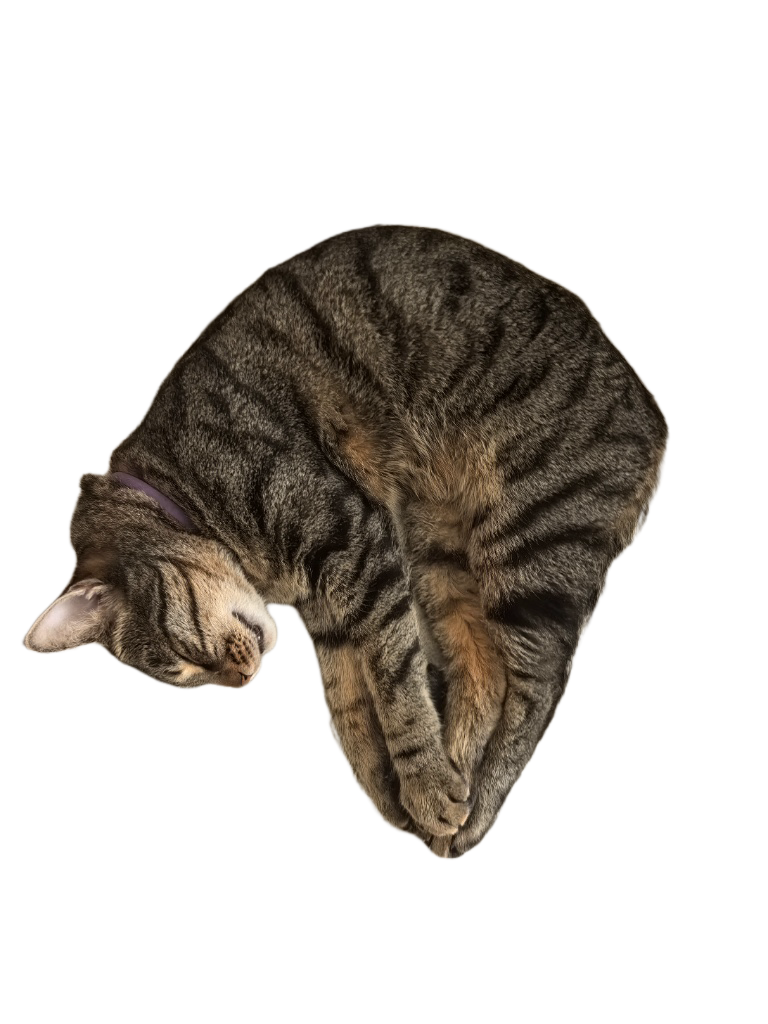
#> input picture cat-parachute/assets/cat_alpha.png, 768 x 1024 px
$ python make_video.py
#> lines starting #> are read from the running program, lines starting #| are printed output that depends on the picture
#!/usr/bin/env python3
"""Кот-парашют: взлёт с кровати в небо, появление коробки, покачивающийся спуск
и мягкая посадка обратно на кровать. Видео и звук генерируются целиком
из трёх исходных картинок (вырезанный кот с альфой, фон без кота, оригинал).

Запуск:  python3 make_video.py            -> cat_parachute.mp4 рядом со скриптом
Нужны:   Pillow, numpy, ffmpeg (libx264 + aac).
"""
import math
import os
import random
import subprocess
import wave

import numpy as np
from PIL import Image, ImageDraw, ImageFilter, ImageFont

HERE = os.path.dirname(os.path.abspath(__file__))
ASSETS = os.path.join(HERE, "assets")
OUT = os.path.join(HERE, "cat_parachute.mp4")

W, H = 768, 1024
FPS = 30
DURATION = 14.5
SR = 44100

# --- таймлайн (секунды) ----------------------------------------------------
T_ANT0 = 0.9       # кот приседает перед прыжком
T_LAUNCH = 1.3     # старт
T_APEX = 3.4       # верхняя точка
T_POP = 3.55       # появляется коробка
T_DESC0 = 3.9      # начало спуска
T_LAND = 12.4      # коробка касается кровати
T_IMPACT = T_LAND  # кот и коробка касаются кровати одновременно
APEX = 3200.0      # высота подъёма в пикселях мира

BOX_W, BOX_H = 280, 160
BOX_TOP_REST = 850     # верх коробки прямо под кончиками лап (мировая y)
BOX_CX_REST = 447      # центр коробки по x — под лапами
GROUND_Y = BOX_TOP_REST + BOX_H  # низ коробки в покое
FOLLOW_Y = 380     # камера держит центр кота на этой высоте экрана

random.seed(7)
np.random.seed(7)


# --- вспомогательные --------------------------------------------------------
def clamp(x, a=0.0, b=1.0):
    return a if x < a else b if x > b else x


def smoothstep(e0, e1, x):
    t = clamp((x - e0) / (e1 - e0))
    return t * t * (3 - 2 * t)


# [5 lines left out: function rot, not called in this run]


# --- спрайты ----------------------------------------------------------------
cat_full = Image.open(os.path.join(ASSETS, "cat_alpha.png")).convert("RGBA")
#> cat_full is the input picture: PIL image 768x1024 RGBA; mean R, G, B, A 136.1, 118.8, 99.3, 76.7
bbox = cat_full.getbbox()
#> bbox = (20, 222, 671, 861)
PAD = 4
crop_box = (bbox[0] - PAD, bbox[1] - PAD, bbox[2] + PAD, bbox[3] + PAD)
#> crop_box = (16, 218, 675, 865)
CAT = cat_full.crop(crop_box)
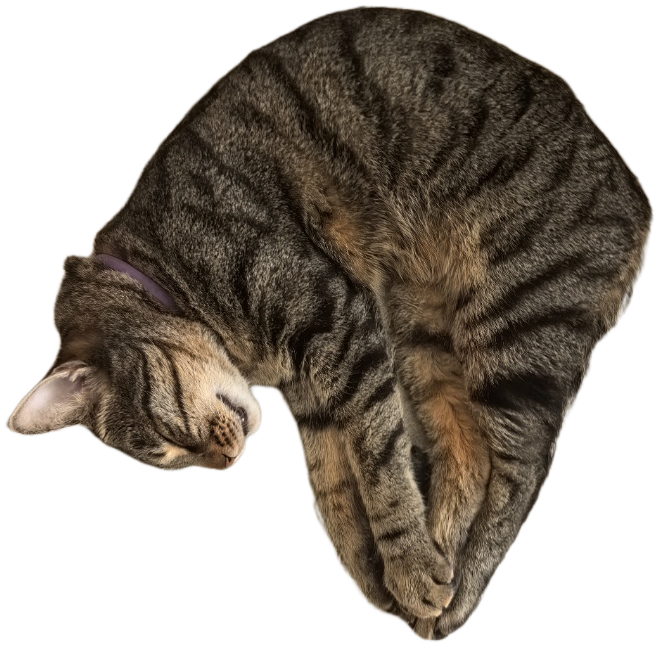
#> CAT: PIL image 659x647 RGBA; mean R, G, B, A 118, 103.2, 84.7, 141.5; transparent parts drawn white
CAT_W, CAT_H = CAT.size
#> CAT_W = 659; CAT_H = 647
CAT_REST_CX = crop_box[0] + CAT_W / 2.0
#> CAT_REST_CX = 345.5
CAT_REST_CY = crop_box[1] + CAT_H / 2.0
#> CAT_REST_CY = 541.5
CAT_BOTTOM_REST = bbox[3]
#> CAT_BOTTOM_REST = 861
# смещение центра коробки от центра кота: кот держит её лапами
BOX_OFF = (BOX_CX_REST - CAT_REST_CX, BOX_TOP_REST + BOX_H / 2.0 - CAT_REST_CY)
#> BOX_OFF = (101.5, 388.5)

bed = Image.open(os.path.join(ASSETS, "bed_empty.jpg")).convert("RGB").resize((W, H), Image.LANCZOS)
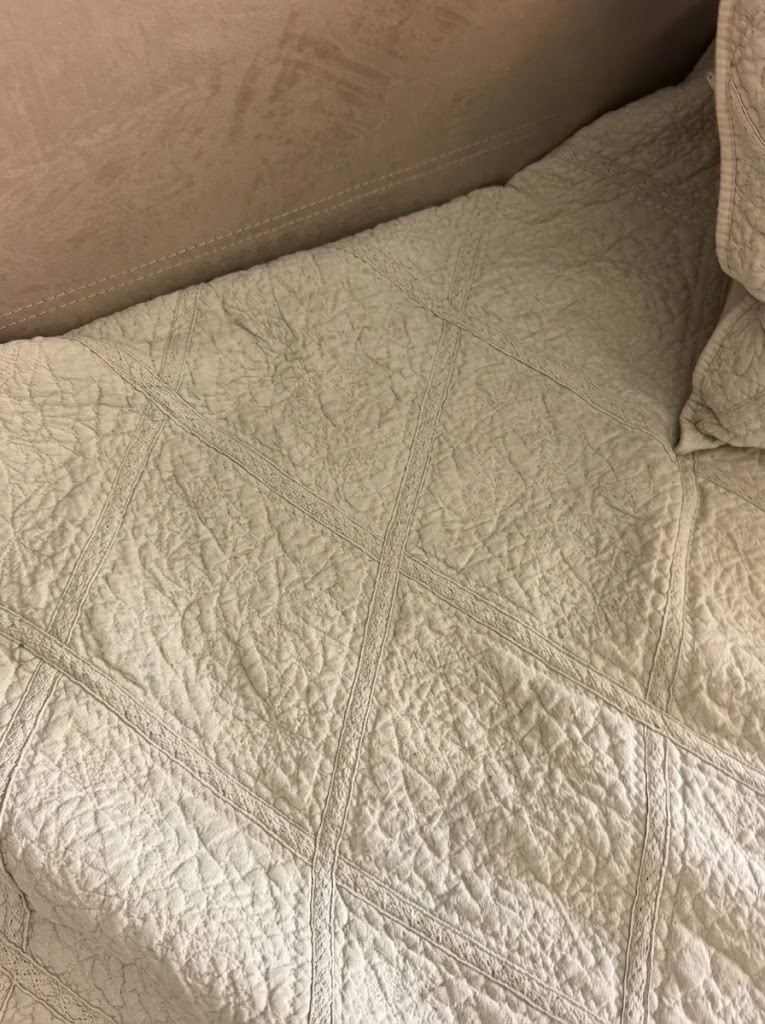
#> input picture cat-parachute/assets/bed_empty.jpg, 765 x 1024 px


def make_box():
    img = Image.new("RGBA", (BOX_W, BOX_H), (0, 0, 0, 0))
#> img: PIL image 280x160 RGBA; every value is 0
    d = ImageDraw.Draw(img)
    front = (198, 156, 98)
    dark = (160, 120, 70)
    edge = (110, 80, 45)
    d.rectangle([0, 0, BOX_W - 1, BOX_H - 1], fill=front, outline=edge, width=3)
    # верхние створки
    d.polygon([(2, 2), (BOX_W - 3, 2), (BOX_W - 30, 28), (30, 28)], fill=dark, outline=edge)
    d.line([(BOX_W // 2, 2), (BOX_W // 2, 28)], fill=edge, width=2)
    # скотч
    d.rectangle([BOX_W // 2 - 13, 2, BOX_W // 2 + 13, BOX_H - 3], fill=(226, 204, 160))
    # стрелки "верх" и надпись
    for x in (46, BOX_W - 46):
        d.polygon([(x, 54), (x - 15, 76), (x + 15, 76)], fill=edge)
        d.rectangle([x - 6, 76, x + 6, 102], fill=edge)
    try:
        font = ImageFont.load_default(size=34)
    except TypeError:
        font = ImageFont.load_default()
    d.text((BOX_W // 2, int(BOX_H * 0.72)), "КОТ", fill=edge, font=font, anchor="mm")
    return img


BOX = make_box()


def make_cloud(wd, ht, seed, alpha=235):
    rnd = random.Random(seed)
    img = Image.new("RGBA", (wd, ht), (0, 0, 0, 0))
    d = ImageDraw.Draw(img)
    n = rnd.randint(5, 9)
    for _ in range(n):
        ew = rnd.randint(int(wd * 0.3), int(wd * 0.6))
        eh = rnd.randint(int(ht * 0.35), int(ht * 0.7))
        x = rnd.randint(0, wd - ew)
        y = rnd.randint(int(ht * 0.15), ht - eh)
        d.ellipse([x, y, x + ew, y + eh], fill=(255, 255, 255, alpha))
    # плоское основание
    d.rectangle([int(wd * 0.1), int(ht * 0.6), int(wd * 0.9), int(ht * 0.8)], fill=(255, 255, 255, alpha))
    return img.filter(ImageFilter.GaussianBlur(5))


def make_sky_strip():
    """Фон мира: небо сверху (SKY_H px), кровать снизу (H px). Мировая y = строка - SKY_H."""
    sky_h = int(APEX + 700)
    strip = Image.new("RGBA", (W, sky_h + H))
#> strip: PIL image 768x4924 RGBA; every value is 0
    top = np.array([58, 118, 212], dtype=float)
    horizon = np.array([178, 212, 242], dtype=float)
    rows = np.linspace(0, 1, sky_h)[:, None] ** 0.8
    grad = (top * (1 - rows) + horizon * rows).astype(np.uint8)
    grad = np.repeat(grad[:, None, :], W, axis=1)
    strip.paste(Image.fromarray(grad, "RGB").convert("RGBA"), (0, 0))
    strip.paste(bed.convert("RGBA"), (0, sky_h))
    # солнце
    sun = Image.new("RGBA", (W, sky_h), (0, 0, 0, 0))
#> sun: PIL image 768x3900 RGBA; every value is 0
    sd = ImageDraw.Draw(sun)
    sd.ellipse([540, 380, 740, 580], fill=(255, 245, 200, 140))
    sun = sun.filter(ImageFilter.GaussianBlur(60))
    sd = ImageDraw.Draw(sun)
    sd.ellipse([590, 430, 690, 530], fill=(255, 250, 225, 255))
    sun = sun.filter(ImageFilter.GaussianBlur(3))
    strip.alpha_composite(sun, (0, 0))
    # облака
    for i in range(30):
        wd = random.randint(220, 520)
        ht = random.randint(90, 200)
        cl = make_cloud(wd, ht, 100 + i, alpha=random.randint(190, 240))
        x = random.randint(-120, W - wd + 120)
        y = random.randint(250, sky_h - 150)
        strip.alpha_composite(cl, (x, y))
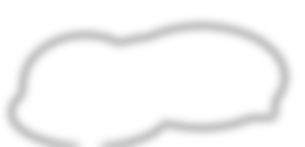
#> cl: PIL image 305x147 RGBA; mean R, G, B, A 142, 142, 142, 119.7; transparent parts drawn white
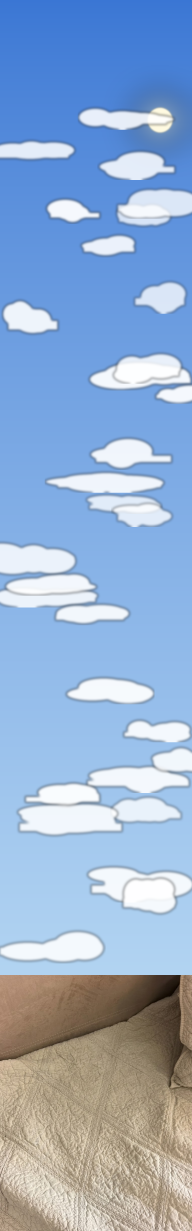
#> strip: PIL image 768x4924 RGBA (shown at 1/4 size); mean R, G, B, A 147.9, 173.4, 206.5, 255
    return strip.convert("RGB"), sky_h


STRIP, SKY_H = make_sky_strip()
#> SKY_H = 3900

NEAR_CLOUDS = []
for i in range(8):
    wd = random.randint(320, 560)
    ht = random.randint(120, 220)
    spr = make_cloud(wd, ht, 500 + i, alpha=245)
    wx = random.randint(-200, W - wd + 200)
    wy = random.randint(int(-1.35 * (APEX + 200) - 400), -300)
    NEAR_CLOUDS.append((spr, wx, wy))
#> this loop made 8 passes
#> pass 2, `spr = make_cloud(wd, ht, 500 + i, alpha=245)`:
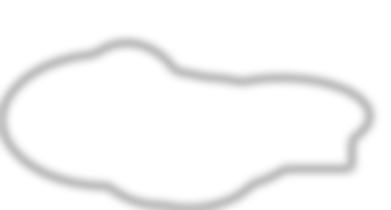
#> spr: PIL image 391x210 RGBA; mean R, G, B, A 125.4, 125.4, 125.4, 120.5; transparent parts drawn white
#> after the loop, NEAR_CLOUDS = 8 items
NEAR_PARALLAX = 1.35

# мягкий переход "спинка дивана -> небо", когда камера уходит вверх
FADE_H = 380
HORIZON_FADE = Image.new("RGBA", (W, FADE_H), (178, 212, 242, 0))
_u = np.linspace(0, 1, FADE_H)
_a = np.repeat((255 * (1 - _u * _u * (3 - 2 * _u))).astype(np.uint8)[:, None], W, axis=1)
HORIZON_FADE.putalpha(Image.fromarray(_a))
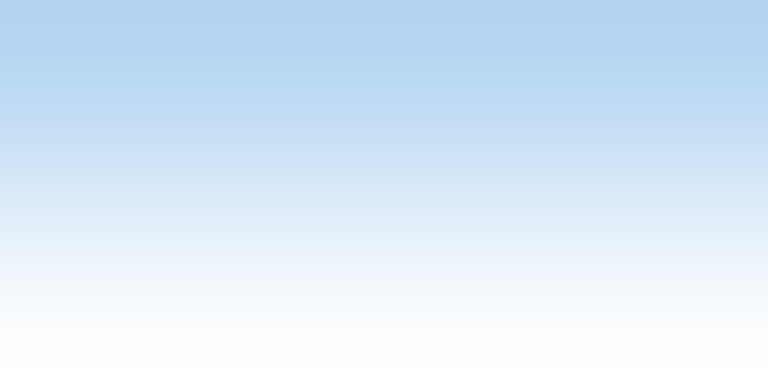
#> HORIZON_FADE: PIL image 768x380 RGBA; mean R, G, B, A 178, 212, 242, 127; transparent parts drawn white
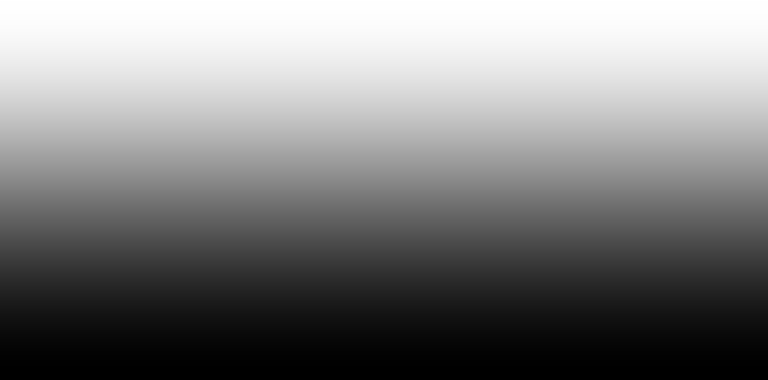
#> _a: shape (380, 768); min 0, max 255, mean 127


# --- движение ---------------------------------------------------------------
def _descent_curve():
    u = np.linspace(0, 1, 4000)
    v = np.clip((u / 0.12), 0, 1)
    v = v * v * (3 - 2 * v) * (1 - 0.45 * u)   # разгон, потом плавно медленнее
    s = np.cumsum(v)
    s -= s[0]
    s /= s[-1]
    return u, s


_DU, _DS = _descent_curve()


def rel_y(t):
    """Смещение центра кота по y относительно места на кровати (отрицательное = вверх)."""
    if t < T_LAUNCH:
        return 0.0
    if t < T_APEX:
        u = (t - T_LAUNCH) / (T_APEX - T_LAUNCH)
        return -APEX * (1 - (1 - u) ** 2.5)
    if t < T_DESC0:
        u = (t - T_APEX) / (T_DESC0 - T_APEX)
        return -APEX - 30 * math.sin(math.pi * u)
    if t < T_LAND:
        u = (t - T_DESC0) / (T_LAND - T_DESC0)
        return -APEX + APEX * float(np.interp(u, _DU, _DS))
    return 0.0


def vel_y(t, dt=1.0 / 120):
    return (rel_y(t + dt) - rel_y(t - dt)) / (2 * dt)


SWAY_PERIOD = 2.4


def sway_amp(t):
    if t < T_DESC0 or t > T_LAND:
        return 0.0
    tt = t - T_DESC0
    return smoothstep(0, 1.3, tt) * (1 - smoothstep(T_LAND - 1.7, T_LAND - 0.15, t))


# [192 lines left out: functions cat_angle, rel_x, box_angle, cat_squash, box_scale, box_squash and 4 more, not called in this run]


# --- звук -------------------------------------------------------------------
def onepole_lp(x, fc):
    fc = np.broadcast_to(np.asarray(fc, dtype=float), x.shape)
    a = 1.0 - np.exp(-2.0 * np.pi * fc / SR)
    y = np.empty_like(x)
    acc = 0.0
    xl, al = x.tolist(), a.tolist()
    for i in range(len(xl)):
        acc += al[i] * (xl[i] - acc)
        y[i] = acc
    return y


def env_ad(n, attack, decay, curve=2.0):
    t = np.arange(n) / SR
    e = np.where(t < attack, t / max(attack, 1e-6), np.exp(-(t - attack) / decay * curve))
    return e


def place(mix, sig, t0, gain=1.0):
    i0 = int(t0 * SR)
    i1 = min(len(mix), i0 + len(sig))
    if i1 > i0:
        mix[i0:i1] += sig[: i1 - i0] * gain


def make_audio():
    n = int(DURATION * SR)
    mix = np.zeros(n)
    tt = np.arange(n) / SR

    # 1. свист-вжух на старте
    L = int(1.8 * SR)
    noise = np.random.uniform(-1, 1, L)
    u = np.arange(L) / L
    sweep = onepole_lp(noise, 250 + 5000 * (u ** 0.6))
    sweep = sweep - onepole_lp(sweep, 150 + 1500 * u)      # отрезаем низ -> "ш-ш"
    sweep *= env_ad(L, 0.06, 0.55, 2.2)
    place(mix, sweep, T_LAUNCH - 0.02, 1.4)
    # мультяшный свисток вверх
    Ls = int(1.0 * SR)
    ts = np.arange(Ls) / SR
    f = 480 * (1500 / 480) ** (ts / 1.0)
    f *= 1 + 0.025 * np.sin(2 * np.pi * 6 * ts)
    ph = 2 * np.pi * np.cumsum(f) / SR
    whistle = (np.sin(ph) + 0.3 * np.sin(2 * ph)) * env_ad(Ls, 0.04, 0.5, 1.5)
    place(mix, whistle, T_LAUNCH + 0.05, 0.11)

    # 2. ветер на протяжении полёта: громкость зависит от скорости
    vel = np.array([abs(vel_y(x)) for x in np.arange(0, DURATION + 0.02, 0.01)])
    vcurve = np.interp(tt, np.arange(len(vel)) * 0.01, vel)
    wind_amp = 0.04 + 0.42 * np.clip(vcurve / 2200, 0, 1) ** 0.8
    wind_amp *= 1 + 0.25 * np.sin(2 * np.pi * 0.37 * tt) * np.sin(2 * np.pi * 0.11 * tt + 1)
    gate = np.interp(tt, [0, T_LAUNCH - 0.05, T_LAUNCH + 0.3, T_IMPACT - 0.2, T_IMPACT + 0.4, DURATION],
                     [0, 0, 1, 1, 0, 0])
    wind = onepole_lp(np.random.uniform(-1, 1, n), 350 + 900 * np.clip(vcurve / 2200, 0, 1))
    wind = wind - onepole_lp(wind, 60)
    mix += wind * wind_amp * gate * 0.9

    # 3. "пок" — появление коробки
    Lp = int(0.22 * SR)
    tp = np.arange(Lp) / SR
    fp = 1100 * np.exp(-tp * 9) + 260
    pop = np.sin(2 * np.pi * np.cumsum(fp) / SR) * env_ad(Lp, 0.004, 0.07, 2.5)
    pop += onepole_lp(np.random.uniform(-1, 1, Lp), 3000) * env_ad(Lp, 0.002, 0.03, 3)
    place(mix, pop, T_POP, 0.55)

    # 4. скрип строп в крайних точках качания
    half = SWAY_PERIOD / 2
    tcr = T_DESC0 + SWAY_PERIOD / 4
    k = 0
    while tcr < T_LAND - 1.2:
        Lc = int(0.32 * SR)
        tc = np.arange(Lc) / SR
        creak = onepole_lp(np.random.uniform(-1, 1, Lc), 900)
        creak -= onepole_lp(creak, 300)
        creak *= (1 + 0.8 * np.sign(np.sin(2 * np.pi * (34 + 10 * (k % 3)) * tc))) * 0.5
        creak *= env_ad(Lc, 0.05, 0.12, 2)
        amp = 0.16 * sway_amp(tcr)
        place(mix, creak, tcr + random.uniform(-0.05, 0.05), amp)
        tcr += half
        k += 1

    # 5. удары: коробка, потом кот
    def thud(dur, f0, f1, noise_fc, noise_gain):
        Lt = int(dur * SR)
        tq = np.arange(Lt) / SR
        fq = f1 + (f0 - f1) * np.exp(-tq * 18)
        s = np.sin(2 * np.pi * np.cumsum(fq) / SR) * env_ad(Lt, 0.004, dur * 0.35, 2.5)
        s += onepole_lp(np.random.uniform(-1, 1, Lt), noise_fc) * env_ad(Lt, 0.002, 0.05, 3) * noise_gain
        return s

    place(mix, thud(0.45, 130, 55, 500, 0.8), T_LAND, 0.9)
    place(mix, thud(0.4, 90, 45, 260, 1.4), T_IMPACT + 0.06, 0.75)
    # лёгкое "фр-р" от покрывала
    Lf = int(0.3 * SR)
    fl = onepole_lp(np.random.uniform(-1, 1, Lf), 1800) * env_ad(Lf, 0.02, 0.09, 2)
    place(mix, fl, T_IMPACT + 0.02, 0.25)

    # нормализация и запись
    mix = np.tanh(mix * 1.1)
    mix *= 0.92 / max(1e-6, np.abs(mix).max())
    pcm = (mix * 32767).astype(np.int16)
    path = os.path.join(HERE, "_audio.wav")
    with wave.open(path, "wb") as wf:
        wf.setnchannels(1)
        wf.setsampwidth(2)
        wf.setframerate(SR)
        wf.writeframes(pcm.tobytes())
    return path


# --- сборка -----------------------------------------------------------------
def main():
    audio = make_audio()
    nframes = int(DURATION * FPS)
    cmd = [
        "ffmpeg", "-y", "-loglevel", "error",
        "-f", "rawvideo", "-pix_fmt", "rgb24", "-s", f"{W}x{H}", "-r", str(FPS), "-i", "-",
        "-i", audio,
        "-c:v", "libx264", "-pix_fmt", "yuv420p", "-crf", "19", "-preset", "medium",
        "-c:a", "aac", "-b:a", "160k", "-shortest", "-movflags", "+faststart",
        OUT,
    ]
#> (the run stopped early here; a loop or call above may not have finished)
